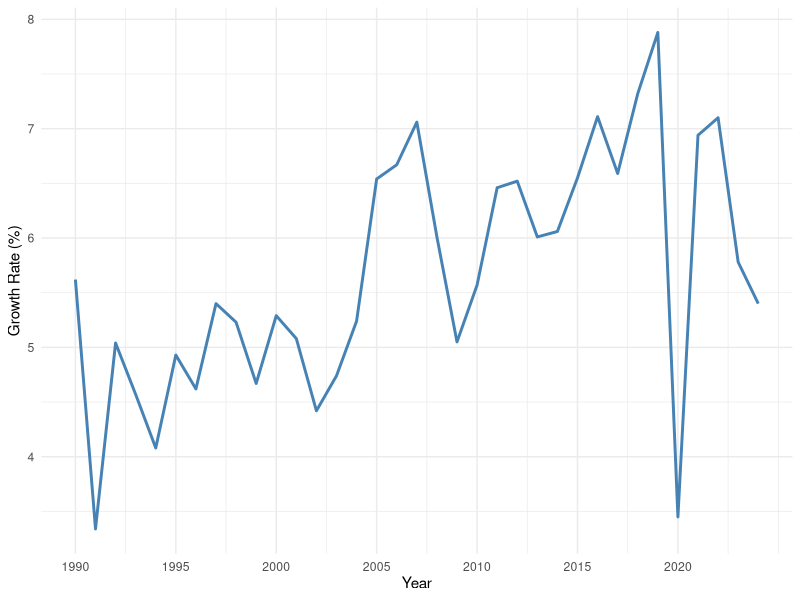

Reproduce this figure in R.
## ---- chunk 1
#| label: fig-figGDP_BD
#| fig-cap: Bangladesh GDP Growth Rate (1990–2024)

library(ggplot2)
gdp_data <- data.frame(
  Year = 1990:2024,
  Growth = c(5.62, 3.34, 5.04, 4.57, 4.08, 4.93, 4.62, 5.40,
             5.23, 4.67, 5.29, 5.08, 4.42, 4.74, 5.24, 6.54,
             6.67, 7.06, 6.01, 5.05, 5.57, 6.46, 6.52, 6.01,
             6.06, 6.55, 7.11, 6.59, 7.32, 7.88, 3.45, 6.94,
             7.10, 5.78, 5.40)
)

ggplot(gdp_data, aes(x = Year, y = Growth)) +
  geom_line(color = "steelblue", linewidth = 1) +
  labs(x = "Year", y = "Growth Rate (%)") +
  scale_x_continuous(breaks = seq(1990,2024,by=5))+ 
  theme_minimal()+
  theme(axis.text.x = element_text(angle = 0, vjust = 0.5))
